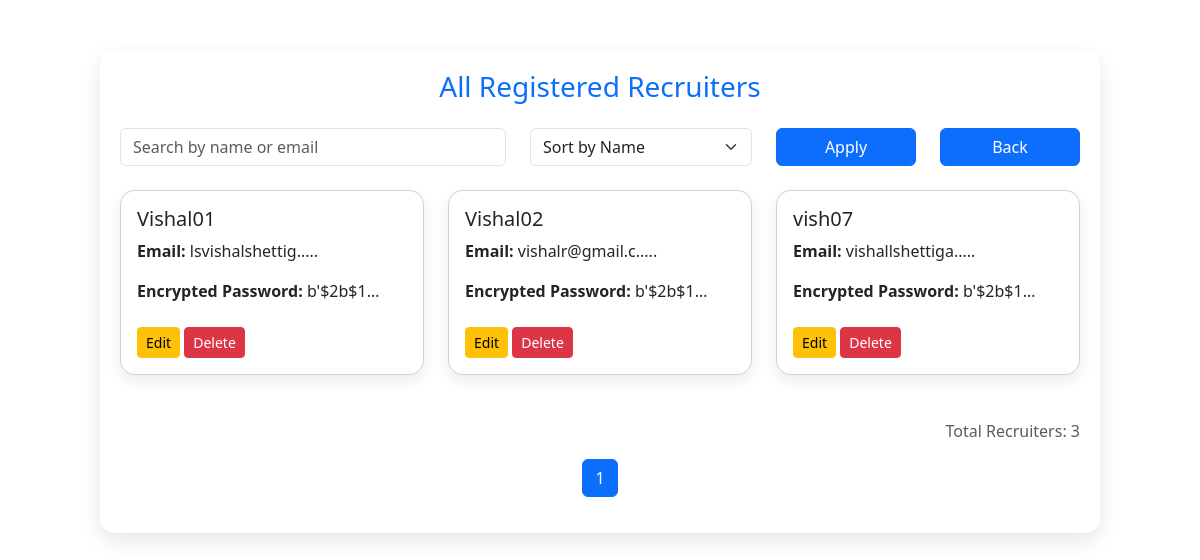
The page /view-recruiters on the database its author committed.
### tables this page shows
CREATE TABLE recruiter (
        id INTEGER PRIMARY KEY AUTOINCREMENT,
        username TEXT NOT NULL UNIQUE,
        email TEXT NOT NULL,
        password TEXT NOT NULL,
        company TEXT
    );

### app.py (the view)
@app.route('/view-recruiters')
def view_recruiters():
    conn = get_db_connection()
    cursor = conn.cursor()
    search = request.args.get('search', '')
    sort = request.args.get('sort', 'username')
    page = int(request.args.get('page', 1))
    per_page = 6
    query = "SELECT * FROM recruiter"
    params = []
    if search:
        query += " WHERE username LIKE ? OR email LIKE ?"
        params.extend([f"%{search}%", f"%{search}%"])
    query += f" ORDER BY {sort}"
    cursor.execute(query, params)
    all_recruiters = cursor.fetchall()
    total = len(all_recruiters)
    total_pages = (total + per_page - 1) // per_page
    recruiters = all_recruiters[(page - 1) * per_page: page * per_page]
    edit_id = request.args.get("edit_id")
    edit_recruiter = None
    if edit_id:
        cursor.execute("SELECT * FROM recruiter WHERE id = ?", (edit_id,))
        edit_recruiter = cursor.fetchone()
    conn.close()
    return render_template(
        "view_recruiters.html",
        recruiters=[dict(r) for r in recruiters],
        edit_recruiter=dict(edit_recruiter) if edit_recruiter else None,
        page=page,
        total_pages=total_pages,
        total_recruiters=total,
        action_status=request.args.get("status")
    )

### app.py (called while the page is built)
def get_db_connection():
    conn = sqlite3.connect('career_counselor.db')
    conn.row_factory = sqlite3.Row
    return conn

### templates/view_recruiters.html (shortened to what this page needs)
<!DOCTYPE html>
<html lang="en">
<head>
  <link rel="stylesheet" href="https://cdn.jsdelivr.net/npm/bootstrap@5.3.0/dist/css/bootstrap.min.css">
</head>
<body>
  <div class="container user-container">
    <h3 class="text-center text-primary mb-4">All Registered Recruiters</h3>
    {% if edit_recruiter %}
    <div class="edit-card">
  <h5 class="text-center">Edit Recruiter</h5>
  <form method="POST" action="/edit-recruiter/{{ edit_recruiter.id }}">
    <div class="mb-3">
      <label>Username</label>
      <input type="text" name="username" value="{{ edit_recruiter.username }}" class="form-control" required />
    </div>
    <div class="mb-3">
      <label>Email</label>
      <input type="email" name="email" value="{{ edit_recruiter.email }}" class="form-control" required />
    </div>
    <div class="mb-3">
      <label>Password</label>
      <input type="text" name="password" value="{{ edit_recruiter.password }}" class="form-control" required />
    </div>
    <button type="submit" class="btn btn-success w-100">Update</button>
  </form>
</div>
    {% else %}
    <form method="GET" action="/view-recruiters" class="row mb-4">
      <div class="col-md-5">
        <input type="text" class="form-control" name="search" placeholder="Search by name or email" value="{{ request.args.get('search', '') }}">
      </div>
      <div class="col-md-3">
        <select name="sort" class="form-select">
          <option value="username" {% if request.args.get('sort') == 'username' %}selected{% endif %}>Sort by Name</option>
        </select>
      </div>
      <div class="col-md-2">
        <button type="submit" class="btn btn-primary w-100">Apply</button>
      </div>
      <div class="col-md-2">
        <a href="/admin-dashboard" class="btn btn-primary w-100">Back</a>
      </div>
    </form>
    <div class="row">
      {% for recruiter in recruiters %}
      <div class="col-md-4">
        <div class="card user-card p-3">
          <h5>{{ recruiter.username }}</h5>
          <p class="truncate"><strong>Email:</strong> {{ recruiter.email[:15] }}{% if recruiter.email|length > 15 %}.....{% endif %}</p>
          <p class="truncate"><strong>Encrypted Password:</strong> {{ recruiter.password[:15] }}{% if recruiter.password|length > 15 %}.....{% endif %}</p>
          <div class="mt-2">
            <a href="/view-recruiters?edit_id={{ recruiter.id }}" class="btn btn-warning btn-sm">Edit</a>
            <form action="/delete-recruiter/{{ recruiter.id }}" method="POST" class="d-inline">
              <button type="submit" class="btn btn-danger btn-sm" onclick="return confirm('Are you sure you want to delete this recruiter?')">Delete</button>
            </form>
          </div>
        </div>
      </div>
      {% endfor %}
    </div>
    <p class="mt-4 text-end text-muted">Total Recruiters: {{ total_recruiters }}</p>
    <nav aria-label="Page navigation example">
      <ul class="pagination justify-content-center">
        {% for p in range(1, total_pages + 1) %}
        <li class="page-item {% if p == page %}active{% endif %}"><a class="page-link" href="?page={{ p }}&search={{ request.args.get('search', '') }}&sort={{ request.args.get('sort', '') }}">{{ p }}</a></li>
        {% endfor %}
      </ul>
    </nav>
    {% endif %}
  </div>
</body>
</html>

### templates/view_recruiters.html (style rules this page uses)
body { background: url('https://images.unsplash.com/photo-1498050108023-c5249f4df085?auto=format&fit=crop&w=1950&q=80') no-repeat center center fixed; background-size: cover; font-family: 'Segoe UI', sans-serif; margin: 0; padding-top: 50px; }
.user-container { max-width: 1000px; margin: auto; padding: 20px; background: rgba(255, 255, 255, 0.95); border-radius: 15px; box-shadow: 0 8px 20px rgba(0,0,0,0.1); }
.user-card { margin-bottom: 20px; border-radius: 15px; box-shadow: 0 6px 15px rgba(0,0,0,0.08); animation: fadeIn 0.6s ease-in-out; position: relative; }
.truncate { white-space: nowrap; overflow: hidden; text-overflow: ellipsis; max-width: 250px; display: inline-block; }

### rows shown on the page
recruiter: username "Vishal01", email "lsvishalshettig", password "b'$2b$1…"
recruiter: username "Vishal02", email "vishalr@gmail.c", password "b'$2b$1…"
recruiter: username "vish07", email "vishallshettiga", password "b'$2b$1…"

### other values the page prints
{{ total_recruiters }} "3"
{{ p }} "1"
